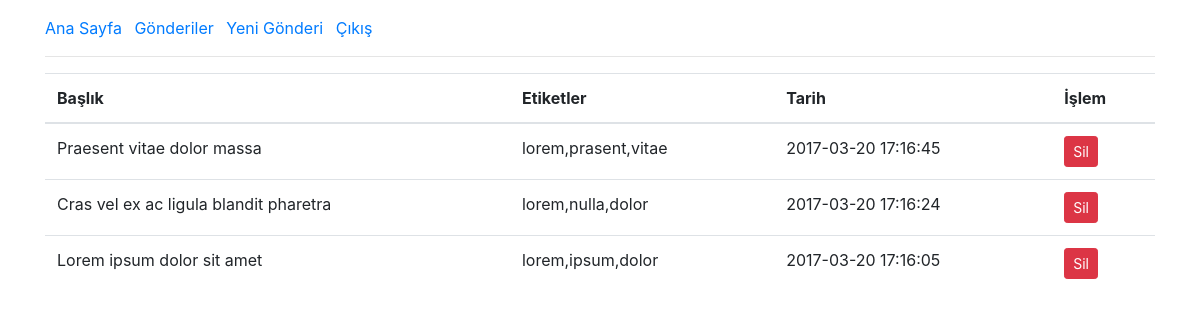
/?url=admin/posts (signed in), run on the app's committed database.
### tables this page shows
CREATE TABLE `post` (
  `id` int(11) NOT NULL,
  `title` varchar(255) NOT NULL,
  `body` text NOT NULL,
  `tags` varchar(255) NOT NULL,
  `created` datetime NOT NULL
);

### app/core/view.php (called while the page is built, shortened)
<?php
class view
{
    public static function render($view, array $params = [])
    {
        if (file_exists($file = VDIR."/{$view}.php")) {
            extract($params);
            require $file;
        } else {
            exit("Görünüm dosyası bulunamadı: $view");
        }
    }
}

### app/core/controller.php (called while the page is built, shortened)
<?php
class controller
{
	public function render($file, array $params = [])
	{
		return view::render($file, $params);
	}
	public function model($model)
	{
		if (file_exists($file = MDIR."/{$model}.php")) {
			if (class_exists($model)) {
				return new $model;
			} else {
				exit("Model dosyasında sınıf tanımlı değil: $model");
			}
		} else {
			exit("Model dosyası bulunamadı: {$model}.php");
		}
	}
}

### app/controllers/adminController.php (called while the page is built, shortened)
<?php
class adminController extends controller
{
	public function postsAction()
	{
		$postModel = $this->model('post');
		$data['posts'] = $postModel->getAll();
		$data['title'] = 'Blog Gönderileri';
		return $this->render('admin/posts', $data);
	}
}

### app/core/app.php (called while the page is built, shortened)
<?php
class app
{
	public $controller, $action, $params;
	public function __construct()
	{
		$url = isset($_GET['url']) && !empty($_GET['url']) ?
			trim($_GET['url'], '/') : 'default/index';
		$url = explode('/', $url);
		$this->controller = isset($url[0]) ? $url[0].'Controller' : 'defaultController';
		$this->action = isset($url[1]) ? $url[1].'Action' : 'indexAction';
		array_shift($url);
		array_shift($url);
		$this->params = $url;
	}
	public function run()
	{
		if (file_exists($file = CDIR."/{$this->controller}.php")) {
			if (class_exists($this->controller)) {
				$controller = new $this->controller;
				if (method_exists($controller, $this->action)) {
					call_user_func_array([$controller, $this->action], $this->params);
				} else {
					exit("Metod mevcut değil: {$this->action}");
				}
			} else {
				exit("Sınıf mevcut değil: $this->controller");
			}
		} else {
			exit("Controller dosyası mevcut değil: {$this->controller}.php");
		}
	}
}

### index.php (called while the page is built, shortened)
<?php
require CORE_DIR.'/app.php';
require CORE_DIR.'/model.php';
require CORE_DIR.'/view.php';
require CORE_DIR.'/controller.php';
$app = new app;
$app->run();

### app/core/model.php (called while the page is built, shortened)
<?php
class model
{
	public $db;
	public function __construct()
	{
		$this->db = new PDO(DB_DSN, DB_USR, DB_PWD);
	}
	public function fetchAll($query, array $params = [])
	{
		$sth = $this->db->prepare($query);
		$sth->execute($params);
		return $sth->fetchAll();
	}
}

### app/models/post.php (called while the page is built, shortened)
<?php
class post extends model
{
	public function getAll()
	{
		return $this->fetchAll('SELECT * FROM post ORDER BY created DESC');
	}
}

### app/views/admin/posts.php (the view)
<?php require VDIR.'/admin/header.php' ?>
<table class="table">
	<thead>
		<tr>
			<th>Başlık</th>
			<th>Etiketler</th>
			<th>Tarih</th>
			<th>İşlem</th>
		</tr>
	</thead>
	<tbody>
		<?php if (isset($posts) && !empty($posts)): ?>
			<?php foreach ($posts as $post): ?>
				<tr>
					<td><?= $post['title'] ?></td>
					<td><?= $post['tags'] ?></td>
					<td><?= $post['created'] ?></td>
					<td>
						<a href="?url=admin/delete/<?= $post['id'] ?>" class="btn btn-danger btn-sm">Sil</a>
					</td>
				</tr>
			<?php endforeach ?>
		<?php endif ?>
	</tbody>
</table>
<?php require VDIR.'/admin/footer.php' ?>

### data on the page
post: title "Praesent vitae dolor massa", tags "lorem,prasent,vitae", created "2017-03-20 17:16:45"
post: title "Cras vel ex ac ligula blandit pharetra", tags "lorem,nulla,dolor", created "2017-03-20 17:16:24"
post: title "Lorem ipsum dolor sit amet", tags "lorem,ipsum,dolor", created "2017-03-20 17:16:05"
